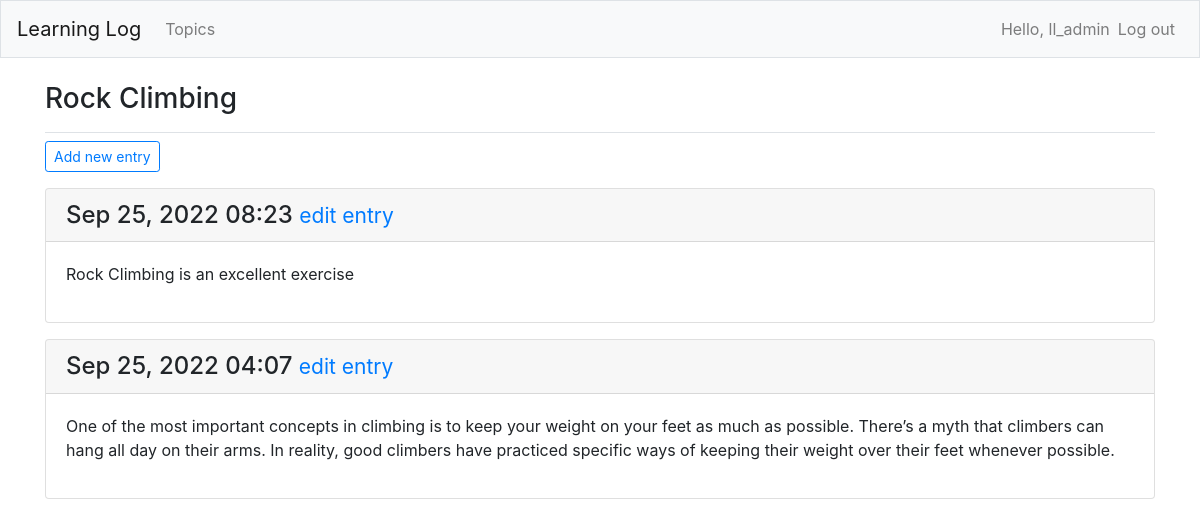
The page /topics/2/ (signed in) on the database its author committed.
### learning_logs/models.py (models this page shows, shortened)
class Topic(models.Model):
	text = models.CharField(max_length=200)
	date_added = models.DateTimeField(auto_now_add = True)
	owner = models.ForeignKey(User, on_delete = models.CASCADE)
	def __str__(self):
		return self.text

class Entry(models.Model):
	topic = models.ForeignKey(Topic, on_delete = models.CASCADE)
	text = models.TextField()
	date_added = models.DateTimeField(auto_now_add = True)
	class Meta:
		verbose_name_plural = 'entries'

### learning_logs/views.py (the view)
# urls.py: path("topics/<int:topic_id>/", views.topic, name= "topic"),
@login_required
def topic(request, topic_id):
	topic = Topic.objects.get(id=topic_id)
	check_topic_owner(topic,request)
	entries = topic.entry_set.order_by("-date_added")
	context = {"topic":topic, "entries":entries}
	return render(request, "learning_logs/topic.html", context)

### learning_logs/views.py (called while the page is built)
def check_topic_owner(topic,request):
	if topic.owner != request.user:
		raise Http404

### learning_logs/templates/learning_logs/topic.html
{% extends "learning_logs/base.html" %}
{% block page_header %}
	<h3>{{ topic }}</h3>
{% endblock page_header %}
{% block content %}
<p>
	<a href="{% url 'learning_logs:new_entry' topic.id %}" class="btn btn-outline-primary btn-sm">Add new entry</a>
</p>
	{% for entry in entries %}
		<div class="card mb-3">
			<h4 class="card-header">
				{{ entry.date_added|date:'M d, Y H:i' }}
				<small><a href="{% url 'learning_logs:edit_entry' entry.id %}">edit entry</a></small>
			</h4>
			<div class="card-body">
				{{ entry.text|linebreaks }}
			</div>
		</div>
	{% empty %}
		<p>There are no entries for this topic yet.</p>
	{% endfor %}
{% endblock content %}

### learning_logs/templates/learning_logs/base.html (shortened to what this page needs)
{% load bootstrap4 %}
<!DOCTYPE html>
<html lang="en">
<head>
	{% bootstrap_css %}
</head>
<body>
	<nav class="navbar navbar-expand-md navbar-light bg-light mb-4 border">
		<a class="navbar-brand" href="{% url 'learning_logs:index' %}">Learning Log</a>
		<div class="collapse navbar-collapse" id= "navbarCollapse">
			<ul class="navbar-nav mr-auto">
				<li class="nav-item">
					<a class="nav-link" href="{% url 'learning_logs:topics' %}">Topics</a>
				</li>
			</ul>
			<ul class="navbar-nav ml-auto">
				{% if user.is_authenticated %}
					<li class="nav-item">
						<span class="navbar-text">Hello, {{ user.username }}</span>
					</li>
					<li>
						<a class="nav-link" href="{% url 'users:logout' %}">Log out</a>
					</li>
				{% endif %}
			</ul>
		</div>
	</nav>
	<main role="main" class="container">
		<div class="pb-2 mb-2 border-bottom">
			{% block page_header %}{% endblock page_header %}
		</div>
		<div>
			{% block content %}{% endblock content %}
		</div>
	</main>
</body>
</html>

### rows shown on the page
Topic: text "Rock Climbing"
Entry: date_added "Sep 25, 2022 08:23", text "Rock Climbing is an excellent exercise"
Entry: date_added "Sep 25, 2022 04:07", text "One of the most important concepts in climbing is to keep your weight on your feet as much as possible. There’s a myth that climbers can hang all day on their arms. In reality, good climbers have practiced specific ways of keeping their weight over their feet whenever possible."

### other values the page prints
{{ user.username }} "ll_admin"
